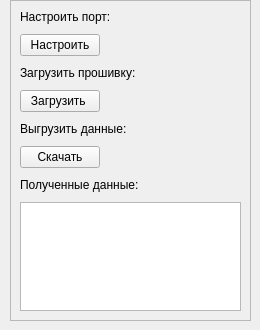
<?xml version="1.0" encoding="UTF-8"?>
<ui version="4.0">
 <class>mainWindow</class>
 <widget class="QMainWindow" name="mainWindow">
  <property name="enabled">
   <bool>true</bool>
  </property>
  <property name="geometry">
   <rect>
    <x>0</x>
    <y>0</y>
    <width>260</width>
    <height>330</height>
   </rect>
  </property>
  <property name="minimumSize">
   <size>
    <width>240</width>
    <height>320</height>
   </size>
  </property>
  <property name="maximumSize">
   <size>
    <width>16777215</width>
    <height>398</height>
   </size>
  </property>
  <property name="windowTitle">
   <string>testik</string>
  </property>
  <widget class="QWidget" name="centralwidget">
   <widget class="QFrame" name="frame">
    <property name="geometry">
     <rect>
      <x>10</x>
      <y>0</y>
      <width>241</width>
      <height>321</height>
     </rect>
    </property>
    <property name="frameShape">
     <enum>QFrame::StyledPanel</enum>
    </property>
    <property name="frameShadow">
     <enum>QFrame::Raised</enum>
    </property>
    <layout class="QFormLayout" name="formLayout_2">
     <property name="verticalSpacing">
      <number>10</number>
     </property>
     <item row="1" column="0">
      <widget class="QPushButton" name="But_settings_ports">
       <property name="enabled">
        <bool>true</bool>
       </property>
       <property name="text">
        <string>Настроить</string>
       </property>
      </widget>
     </item>
     <item row="2" column="0">
      <widget class="QLabel" name="label_send">
       <property name="text">
        <string>Загрузить прошивку:</string>
       </property>
      </widget>
     </item>
     <item row="4" column="0">
      <widget class="QLabel" name="label_download">
       <property name="text">
        <string>Выгрузить данные:</string>
       </property>
      </widget>
     </item>
     <item row="5" column="0">
      <widget class="QPushButton" name="Button_download">
       <property name="text">
        <string>Скачать</string>
       </property>
      </widget>
     </item>
     <item row="6" column="0">
      <widget class="QLabel" name="label_table">
       <property name="text">
        <string>Полученные данные:</string>
       </property>
      </widget>
     </item>
     <item row="0" column="0" colspan="2">
      <widget class="QLabel" name="label_ports">
       <property name="text">
        <string>Настроить порт:</string>
       </property>
      </widget>
     </item>
     <item row="7" column="0" colspan="2">
      <widget class="QTableWidget" name="tableWidget"/>
     </item>
     <item row="3" column="0">
      <widget class="QPushButton" name="Button_send">
       <property name="enabled">
        <bool>true</bool>
       </property>
       <property name="text">
        <string>Загрузить </string>
       </property>
      </widget>
     </item>
    </layout>
   </widget>
  </widget>
 </widget>
 <resources/>
 <connections/>
</ui>
